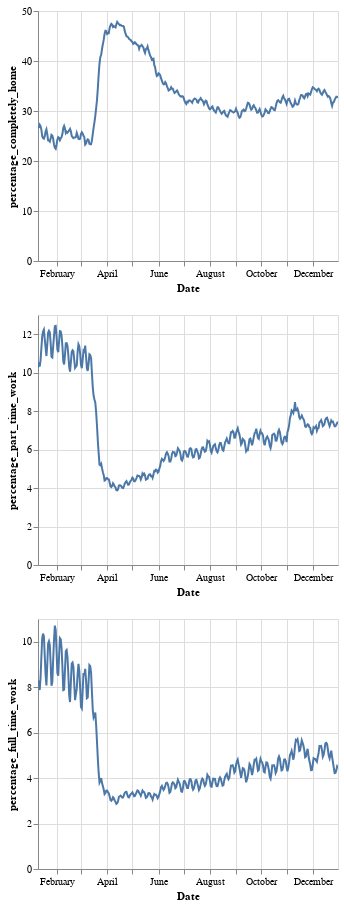

The cell this chart's notebook holds for it:
### Code cell
#Visualising mobility

title = '{} {}'.format(city,year)
alt.Chart(grouped_rolling.reset_index()).mark_line().encode(
    x=alt.X('date', title='Date'),
    y=alt.Y(alt.repeat('row'), type='quantitative')
).properties(
    width=300,
    height=250
).repeat(
    row=['percentage_completely_home','percentage_part_time_work','percentage_full_time_work']
).interactive()

### Figure 1 — Vega-Lite specification as saved in the notebook (floating-point values rounded to 4 significant figures; data arrays with more than 128 entries replaced by an {"elided": "..."} marker saying what was removed)
{"config": {"view": {"continuousWidth": 400, "continuousHeight": 300}}, "repeat": {"row": ["percentage_completely_home", "percentage_part_time_work", "percentage_full_time_work"]}, "spec": {"data": {"name": "data-09c2fbd10e6a1d194a65a3575833161b"}, "mark": "line", "encoding": {"x": {"type": "temporal", "field": "date", "title": "Date"}, "y": {"type": "quantitative", "field": {"repeat": "row"}}}, "height": 250, "selection": {"selector004": {"type": "interval", "bind": "scales", "encodings": ["x", "y"]}}, "width": 300}, "$schema": "https://vega.github.io/schema/vega-lite/v4.8.1.json", "datasets": {"data-09c2fbd10e6a1d194a65a3575833161b": {"elided": "357 records"}}}
